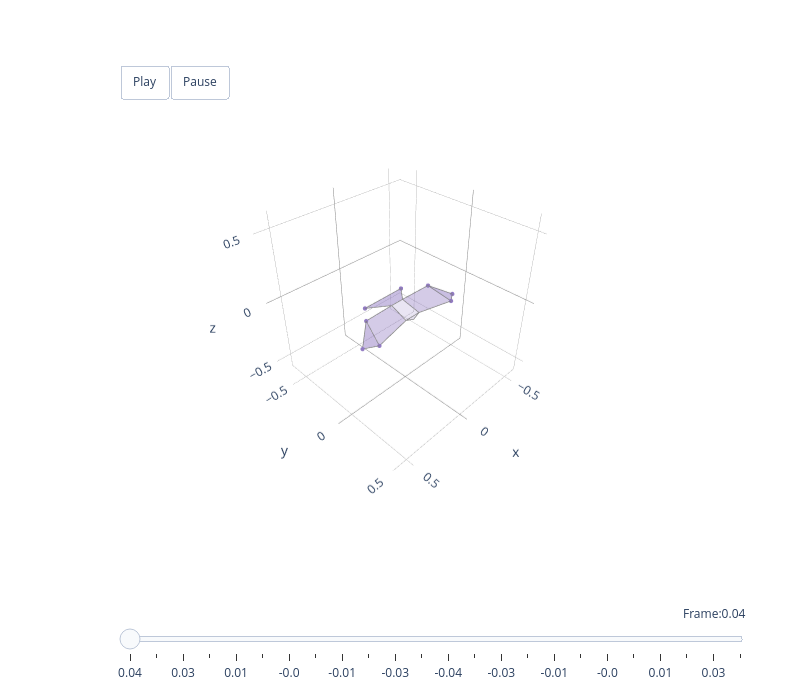

Notebook source saved alongside this figure:
### Markdown cell above
### Checking sign conventions with animation

The sign conventions for each mode (e.g. PC07 negated so positive = m-folded) are applied automatically by `get_score_df` for heatmaps. The animation below uses raw scores for reconstruction (so the 3D shape is correct) and applies sign conventions only to the slider labels (so the displayed values match the heatmaps). Use this to verify what positive and negative scores look like for any mode.

### Code cell
colour_list = ['#B5E675', '#6ED8A9', '#51B3D4',
               '#4579AA', '#F19EBA', '#BC96C9',
               '#917AC2', '#BE607F', '#624E8B',
               '#888888', '#888888', '#888888']

mu = np.load("../../data/unilateral/mean_shape.npy").reshape(1, -1, 3)
hawk3d = Animal3D('hawk', '../../data/mean_hawk_shape.csv')

def animate_mode(pc_number, num_frames=25):
    """Animate a single morphing mode as a bilateral hawk shape.
    
    Raw scores are used for reconstruction (so the 3D shape is correct).
    Sign conventions are applied only to the slider labels (so the
    displayed values match the heatmap convention).
    """
    # Raw scores for reconstruction — shape is mathematically correct
    score_frames = get_score_range(scores, num_frames=num_frames)
    component_index = [pc_number - 1]
    reconstructed = reconstruct(score_frames, principal_components, mu, component_index)
    recon_bilateral = to_bilateral(reconstructed)

    # Apply sign conventions only to the slider labels
    slider_scores = apply_sign_conventions(score_frames, verbose=False)[:, pc_number - 1]

    fig = animate_plotly(hawk3d, recon_bilateral, colour=colour_list[pc_number - 1],
                         score_vals=slider_scores)
    fig.show()

# Change the mode number to check any mode (1–9)
animate_mode(7)

### Figure 1 — Plotly figure (JSON) as saved in the notebook; plotly's stock layout.template omitted (floating-point values rounded to 4 significant figures)
{"data": [{"color": "#917AC2", "hoverinfo": "none", "opacity": 0.5, "type": "mesh3d", "x": [-0.4143, -0.331, -0.2822], "y": [0.0447, 0.1032, -0.06599], "z": [-0.07668, -0.06613, 0.002587]}, {"hoverinfo": "name", "line": {"color": "grey", "width": 1.5}, "mode": "lines", "name": "left_handwing #917AC2", "type": "scatter3d", "x": [-0.4143, -0.331, -0.2822, -0.4143], "y": [0.0447, 0.1032, -0.06599, 0.0447], "z": [-0.07668, -0.06613, 0.002587, -0.07668]}, {"color": "#917AC2", "hoverinfo": "none", "opacity": 0.5, "type": "mesh3d", "x": [0.4143, 0.331, 0.2822], "y": [0.0447, 0.1032, -0.06599], "z": [-0.07668, -0.06613, 0.002587]}, {"hoverinfo": "name", "line": {"color": "grey", "width": 1.5}, "mode": "lines", "name": "right_handwing #917AC2", "type": "scatter3d", "x": [0.4143, 0.331, 0.2822, 0.4143], "y": [0.0447, 0.1032, -0.06599, 0.0447], "z": [-0.07668, -0.06613, 0.002587, -0.07668]}, {"color": "#917AC2", "hoverinfo": "none", "opacity": 0.4, "type": "mesh3d", "x": [-0.331, -0.2822, -0.05, -0.06], "y": [0.1032, -0.06599, -0.08, 0.06], "z": [-0.06613, 0.002587, -0.005, -0.045]}, {"hoverinfo": "name", "line": {"color": "grey", "width": 1.5}, "mode": "lines", "name": "left_armwing #917AC2", "type": "scatter3d", "x": [-0.331, -0.2822, -0.05, -0.06, -0.331], "y": [0.1032, -0.06599, -0.08, 0.06, 0.1032], "z": [-0.06613, 0.002587, -0.005, -0.045, -0.06613]}, {"color": "#917AC2", "hoverinfo": "none", "opacity": 0.4, "type": "mesh3d", "x": [0.331, 0.2822, 0.05, 0.06], "y": [0.1032, -0.06599, -0.08, 0.06], "z": [-0.06613, 0.002587, -0.005, -0.045]}, {"hoverinfo": "name", "line": {"color": "grey", "width": 1.5}, "mode": "lines", "name": "right_armwing #917AC2", "type": "scatter3d", "x": [0.331, 0.2822, 0.05, 0.06, 0.331], "y": [0.1032, -0.06599, -0.08, 0.06, 0.1032], "z": [-0.06613, 0.002587, -0.005, -0.045, -0.06613]}, {"color": "#917AC2", "hoverinfo": "none", "opacity": 0.2, "type": "mesh3d", "x": [0.06, -0.06, -0.05, 0.05], "y": [0.06, 0.06, -0.08, -0.08], "z": [-0.045, -0.045, -0.005, -0.005]}, {"hoverinfo": "name", "line": {"color": "grey", "width": 1.5}, "mode": "lines", "name": "body #917AC2", "type": "scatter3d", "x": [0.06, -0.06, -0.05, 0.05, 0.06], "y": [0.06, 0.06, -0.08, -0.08, 0.06], "z": [-0.045, -0.045, -0.005, -0.005, -0.045]}, {"color": "#917AC2", "hoverinfo": "none", "opacity": 0.2, "type": "mesh3d", "x": [0.06, 3.743e-05, -0.06], "y": [0.06, 0.0705, 0.06], "z": [-0.045, -0.0617, -0.045]}, {"hoverinfo": "name", "line": {"color": "grey", "width": 1.5}, "mode": "lines", "name": "head #917AC2", "type": "scatter3d", "x": [0.06, 3.743e-05, -0.06, 0.06], "y": [0.06, 0.0705, 0.06, 0.06], "z": [-0.045, -0.0617, -0.045, -0.045]}, {"color": "#917AC2", "hoverinfo": "none", "opacity": 0.5, "type": "mesh3d", "x": [0.1657, -0.1657, -0.05, 0.05], "y": [-0.2103, -0.2103, -0.08, -0.08], "z": [-0.03472, -0.03472, -0.005, -0.005]}, {"hoverinfo": "name", "line": {"color": "grey", "width": 1.5}, "mode": "lines", "name": "tail #917AC2", "type": "scatter3d", "x": [0.1657, -0.1657, -0.05, 0.05, 0.1657], "y": [-0.2103, -0.2103, -0.08, -0.08, -0.2103], "z": [-0.03472, -0.03472, -0.005, -0.005, -0.03472]}, {"hoverinfo": "none", "marker": {"color": "#917AC2", "opacity": 1, "size": 2.5}, "mode": "markers", "type": "scatter3d", "x": [-0.4143, 0.4143, -0.331, 0.331, -0.2822, 0.2822, -0.1657, 0.1657], "y": [0.0447, 0.0447, 0.1032, 0.1032, -0.06599, -0.06599, -0.2103, -0.2103], "z": [-0.07668, -0.07668, -0.06613, -0.06613, 0.002587, 0.002587, -0.03472, -0.03472]}], "layout": {"height": 700, "margin": {"b": 100, "l": 50, "r": 50, "t": 100}, "scene": {"aspectmode": "cube", "aspectratio": {"x": 1, "y": 1, "z": 1}, "camera": {"eye": {"x": 1.5, "y": 1.5, "z": 1.5}, "up": {"x": 0, "y": 0, "z": 1}}, "domain": {"x": [0, 1], "y": [0.1, 1]}, "xaxis": {"backgroundcolor": "white", "dtick": 0.5, "gridcolor": "grey", "gridwidth": 0.5, "range": [-0.6124, 0.6124], "showbackground": true, "tick0": 0, "zerolinecolor": "grey"}, "yaxis": {"backgroundcolor": "white", "dtick": 0.5, "gridcolor": "grey", "gridwidth": 0.5, "range": [-0.6659, 0.5588], "showbackground": true, "tick0": 0, "zerolinecolor": "grey"}, "zaxis": {"backgroundcolor": "white", "dtick": 0.5, "gridcolor": "grey", "gridwidth": 0.5, "range": [-0.6124, 0.6124], "showbackground": true, "tick0": 0, "zerolinecolor": "grey"}}, "showlegend": false, "sliders": [{"active": 0, "currentvalue": {"font": {"size": 12}, "prefix": "Frame:", "visible": true, "xanchor": "right"}, "len": 0.9, "pad": {"b": 10, "t": 50}, "steps": [{"args": [[0], {"frame": {"duration": 300, "redraw": true}, "mode": "immediate", "transition": {"duration": 300}}], "label": "0.04", "method": "animate"}, {"args": [[1], {"frame": {"duration": 300, "redraw": true}, "mode": "immediate", "transition": {"duration": 300}}], "label": "0.03", "method": "animate"}, {"args": [[2], {"frame": {"duration": 300, "redraw": true}, "mode": "immediate", "transition": {"duration": 300}}], "label": "0.03", "method": "animate"}, {"args": [[3], {"frame": {"duration": 300, "redraw": true}, "mode": "immediate", "transition": {"duration": 300}}], "label": "0.02", "method": "animate"}, {"args": [[4], {"frame": {"duration": 300, "redraw": true}, "mode": "immediate", "transition": {"duration": 300}}], "label": "0.01", "method": "animate"}, {"args": [[5], {"frame": {"duration": 300, "redraw": true}, "mode": "immediate", "transition": {"duration": 300}}], "label": "0.01", "method": "animate"}, {"args": [[6], {"frame": {"duration": 300, "redraw": true}, "mode": "immediate", "transition": {"duration": 300}}], "label": "-0.0", "method": "animate"}, {"args": [[7], {"frame": {"duration": 300, "redraw": true}, "mode": "immediate", "transition": {"duration": 300}}], "label": "-0.01", "method": "animate"}, {"args": [[8], {"frame": {"duration": 300, "redraw": true}, "mode": "immediate", "transition": {"duration": 300}}], "label": "-0.01", "method": "animate"}, {"args": [[9], {"frame": {"duration": 300, "redraw": true}, "mode": "immediate", "transition": {"duration": 300}}], "label": "-0.02", "method": "animate"}, {"args": [[10], {"frame": {"duration": 300, "redraw": true}, "mode": "immediate", "transition": {"duration": 300}}], "label": "-0.03", "method": "animate"}, {"args": [[11], {"frame": {"duration": 300, "redraw": true}, "mode": "immediate", "transition": {"duration": 300}}], "label": "-0.03", "method": "animate"}, {"args": [[12], {"frame": {"duration": 300, "redraw": true}, "mode": "immediate", "transition": {"duration": 300}}], "label": "-0.04", "method": "animate"}, {"args": [[13], {"frame": {"duration": 300, "redraw": true}, "mode": "immediate", "transition": {"duration": 300}}], "label": "-0.03", "method": "animate"}, {"args": [[14], {"frame": {"duration": 300, "redraw": true}, "mode": "immediate", "transition": {"duration": 300}}], "label": "-0.03", "method": "animate"}, {"args": [[15], {"frame": {"duration": 300, "redraw": true}, "mode": "immediate", "transition": {"duration": 300}}], "label": "-0.02", "method": "animate"}, {"args": [[16], {"frame": {"duration": 300, "redraw": true}, "mode": "immediate", "transition": {"duration": 300}}], "label": "-0.01", "method": "animate"}, {"args": [[17], {"frame": {"duration": 300, "redraw": true}, "mode": "immediate", "transition": {"duration": 300}}], "label": "-0.01", "method": "animate"}, {"args": [[18], {"frame": {"duration": 300, "redraw": true}, "mode": "immediate", "transition": {"duration": 300}}], "label": "-0.0", "method": "animate"}, {"args": [[19], {"frame": {"duration": 300, "redraw": true}, "mode": "immediate", "transition": {"duration": 300}}], "label": "0.01", "method": "animate"}, {"args": [[20], {"frame": {"duration": 300, "redraw": true}, "mode": "immediate", "transition": {"duration": 300}}], "label": "0.01", "method": "animate"}, {"args": [[21], {"frame": {"duration": 300, "redraw": true}, "mode": "immediate", "transition": {"duration": 300}}], "label": "0.02", "method": "animate"}, {"args": [[22], {"frame": {"duration": 300, "redraw": true}, "mode": "immediate", "transition": {"duration": 300}}], "label": "0.03", "method": "animate"}, {"args": [[23], {"frame": {"duration": 300, "redraw": true}, "mode": "immediate", "transition": {"duration": 300}}], "label": "0.03", "method": "animate"}], "transition": {"duration": 300, "easing": "cubic-in-out"}, "x": 0.1, "xanchor": "left", "y": 0, "yanchor": "top"}], "updatemenus": [{"buttons": [{"args": [null, {"frame": {"duration": 100, "redraw": true}, "mode": "immediate"}], "label": "Play", "method": "animate"}, {"args": [[null], {"frame": {"duration": 0, "redraw": true}, "mode": "immediate"}], "label": "Pause", "method": "animate"}], "direction": "left", "pad": {"r": 10, "t": 10}, "showactive": false, "type": "buttons", "x": 0.1, "xanchor": "left", "y": 1.1, "yanchor": "top"}], "width": 800}}
